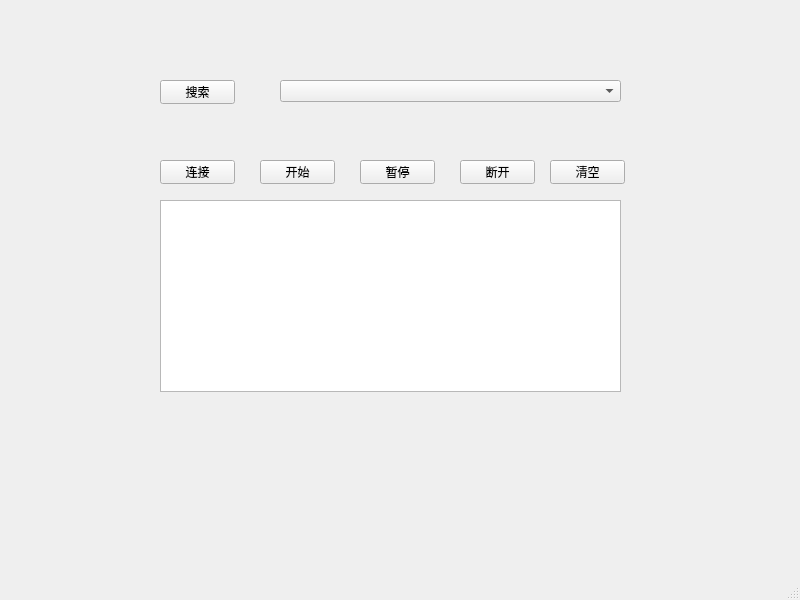
<?xml version="1.0" encoding="UTF-8"?>
<ui version="4.0">
 <class>BLE_DEMO</class>
 <widget class="QMainWindow" name="BLE_DEMO">
  <property name="geometry">
   <rect>
    <x>0</x>
    <y>0</y>
    <width>800</width>
    <height>600</height>
   </rect>
  </property>
  <property name="windowTitle">
   <string>MainWindow</string>
  </property>
  <widget class="QWidget" name="centralwidget">
   <widget class="QPushButton" name="btn_serach">
    <property name="geometry">
     <rect>
      <x>160</x>
      <y>80</y>
      <width>75</width>
      <height>24</height>
     </rect>
    </property>
    <property name="text">
     <string>搜索</string>
    </property>
   </widget>
   <widget class="QComboBox" name="cb_device">
    <property name="geometry">
     <rect>
      <x>280</x>
      <y>80</y>
      <width>341</width>
      <height>22</height>
     </rect>
    </property>
   </widget>
   <widget class="QPushButton" name="btn_con">
    <property name="geometry">
     <rect>
      <x>160</x>
      <y>160</y>
      <width>75</width>
      <height>24</height>
     </rect>
    </property>
    <property name="text">
     <string>连接</string>
    </property>
   </widget>
   <widget class="PlainTextEdit" name="et_data">
    <property name="geometry">
     <rect>
      <x>160</x>
      <y>200</y>
      <width>461</width>
      <height>192</height>
     </rect>
    </property>
   </widget>
   <widget class="QPushButton" name="btn_discon">
    <property name="geometry">
     <rect>
      <x>460</x>
      <y>160</y>
      <width>75</width>
      <height>24</height>
     </rect>
    </property>
    <property name="text">
     <string>断开</string>
    </property>
   </widget>
   <widget class="QPushButton" name="btn_clear">
    <property name="geometry">
     <rect>
      <x>550</x>
      <y>160</y>
      <width>75</width>
      <height>24</height>
     </rect>
    </property>
    <property name="text">
     <string>清空</string>
    </property>
   </widget>
   <widget class="QPushButton" name="btn_start">
    <property name="geometry">
     <rect>
      <x>260</x>
      <y>160</y>
      <width>75</width>
      <height>24</height>
     </rect>
    </property>
    <property name="text">
     <string>开始</string>
    </property>
   </widget>
   <widget class="QPushButton" name="btn_pause">
    <property name="geometry">
     <rect>
      <x>360</x>
      <y>160</y>
      <width>75</width>
      <height>24</height>
     </rect>
    </property>
    <property name="text">
     <string>暂停</string>
    </property>
   </widget>
  </widget>
  <widget class="QMenuBar" name="menubar">
   <property name="geometry">
    <rect>
     <x>0</x>
     <y>0</y>
     <width>800</width>
     <height>22</height>
    </rect>
   </property>
  </widget>
  <widget class="QStatusBar" name="statusbar"/>
 </widget>
 <customwidgets>
  <customwidget>
   <class>PlainTextEdit</class>
   <extends>QPlainTextEdit</extends>
   <header>qfluentwidgets</header>
  </customwidget>
 </customwidgets>
 <resources/>
 <connections/>
</ui>
